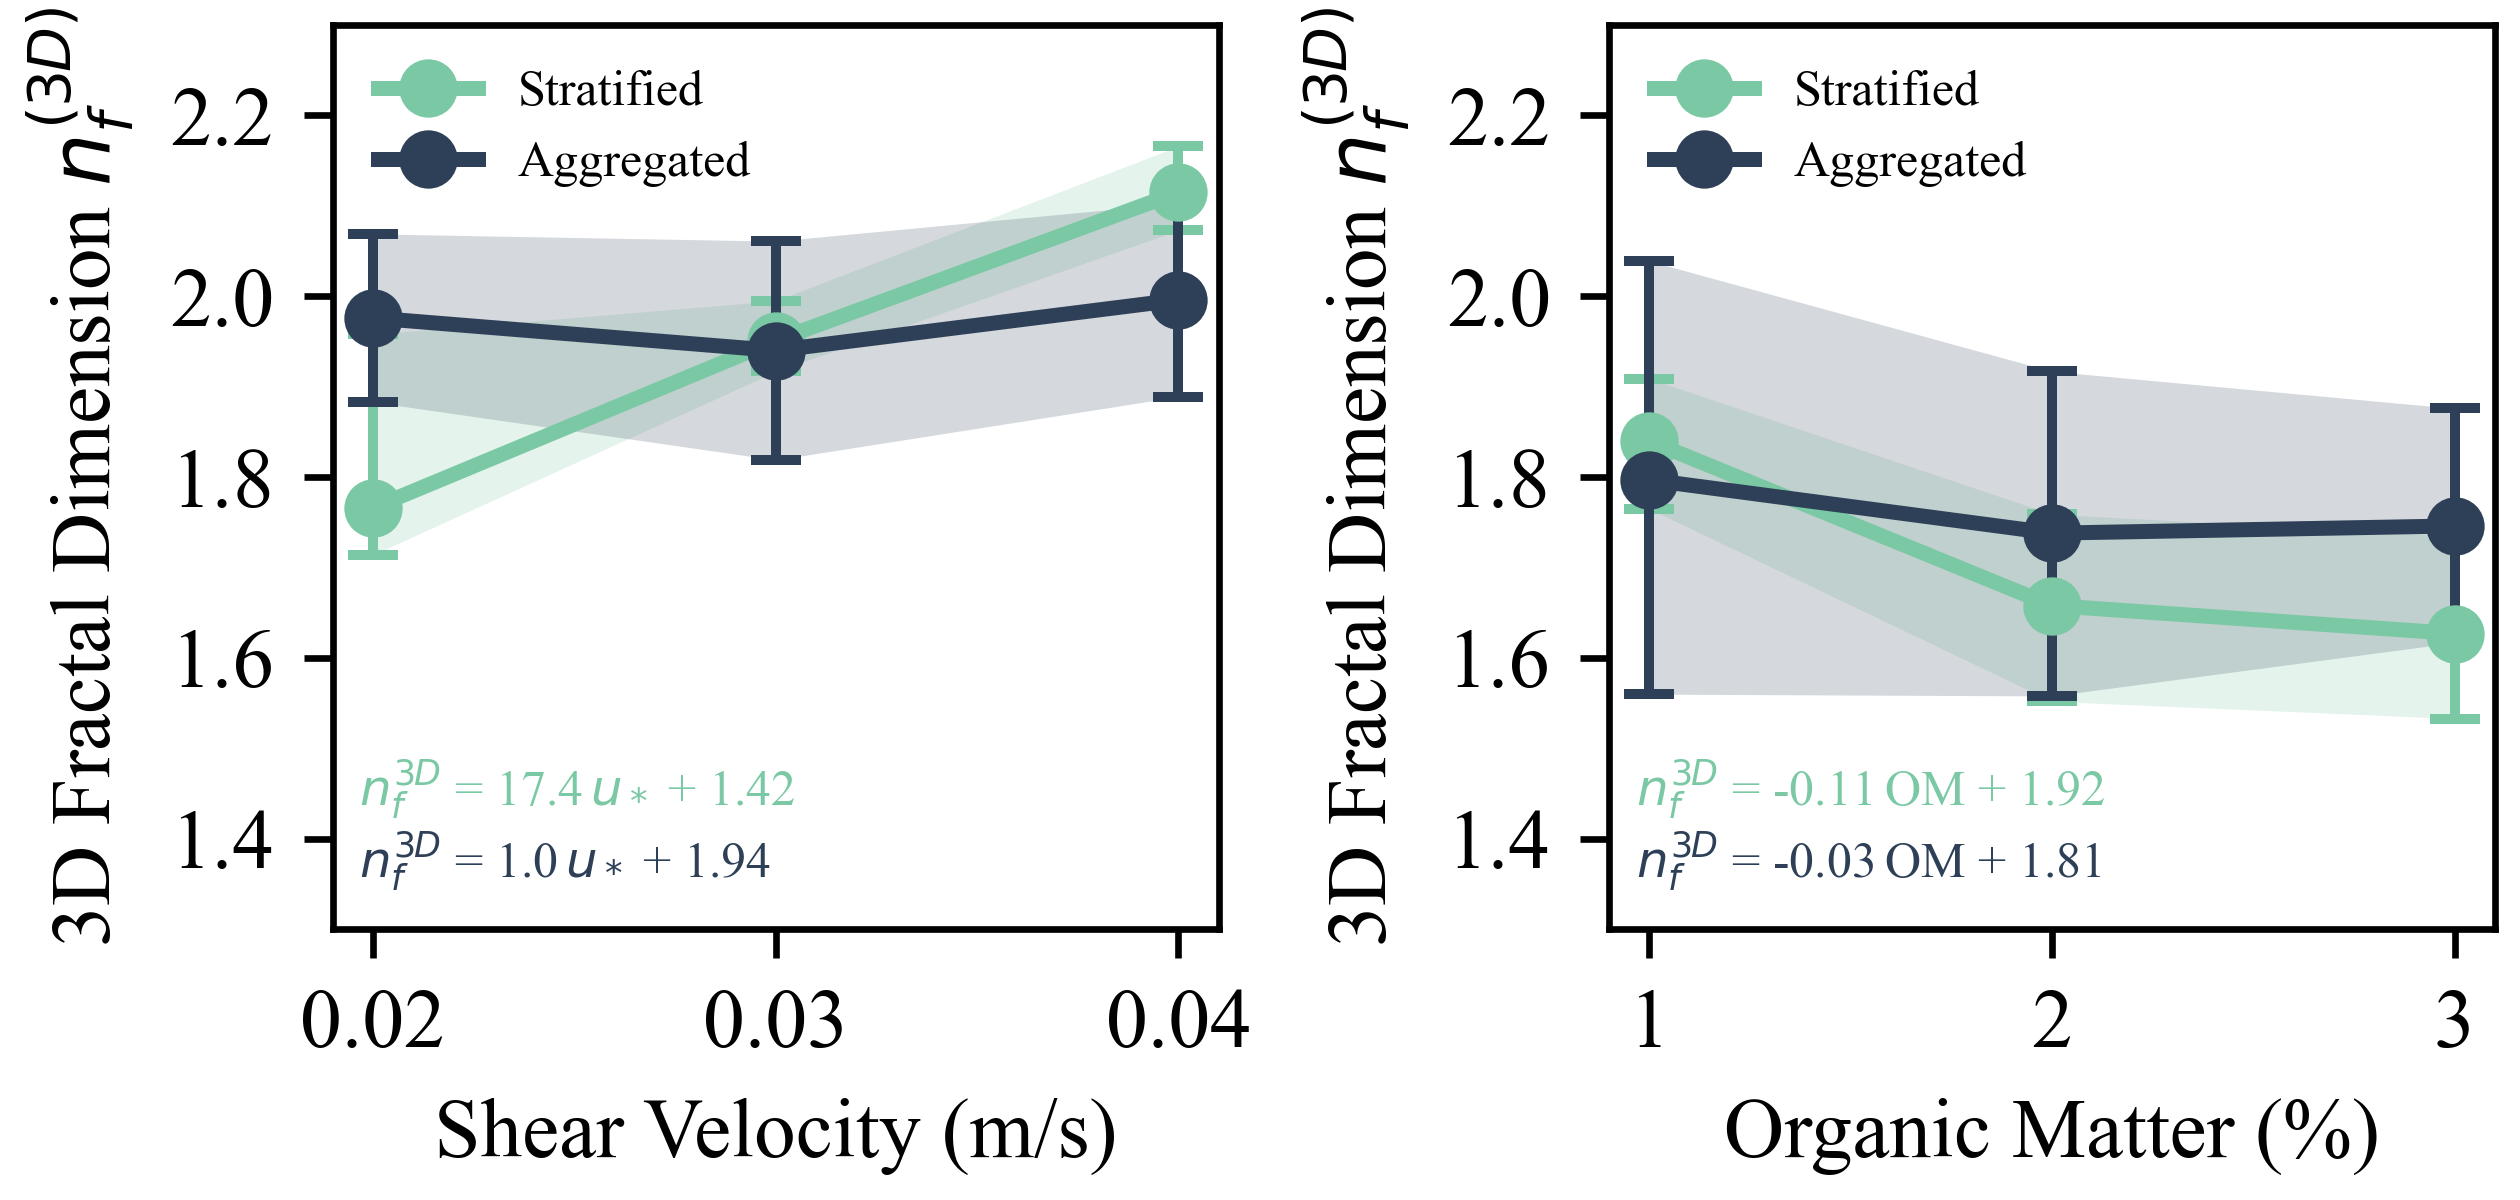

Here is the Python script that generated this plot:
#!/usr/bin/env python3
"""
Parameter-sweep comparison: 3D fractal dimension (Aggregated vs Stratified)
with uncertainty from MCMC analysis.
"""

import numpy as np
import matplotlib.pyplot as plt

plt.rcParams["font.family"] = "Times New Roman"

# ── Shear-velocity sweep (a) ──
shear_x = [0.02, 0.03, 0.04]  # m/s

# Global / "Aggregated"  — median [95% CI lo, hi]
#   LOWSHEAR: unchanged,  MIDSHEAR: unchanged,  HIGHSHEAR: unchanged
agg_shear   = np.array([1.976, 1.940, 1.996])
agg_sh_lo   = np.array([1.883, 1.819, 1.889])
agg_sh_hi   = np.array([2.069, 2.061, 2.103])

# Stratified — mean [25th, 75th percentile]
#   LOWSHEAR: excl bin 7,  MIDSHEAR: excl bin 0,  HIGHSHEAR: no excl
str_shear   = np.array([1.766, 1.951, 2.115])
str_sh_lo   = np.array([1.714, 1.917, 2.073])
str_sh_hi   = np.array([1.958, 1.995, 2.166])

# ── Organic-matter sweep (b) ──
om_x = [1, 2, 3]  # %

#   OM1: no excl,  OM2: excl bins 0,1,  OM3: excl bin 6
agg_om      = np.array([1.797, 1.738, 1.746])
agg_om_lo   = np.array([1.560, 1.558, 1.617])
agg_om_hi   = np.array([2.039, 1.917, 1.876])

str_om      = np.array([1.840, 1.658, 1.627])
str_om_lo   = np.array([1.765, 1.552, 1.533])
str_om_hi   = np.array([1.909, 1.759, 1.735])

# ── colours (match reference) ──
c_strat = "#7BC8A4"   # light green
c_agg   = "#2E4057"   # dark navy

# ── figure ──
fig, (ax_a, ax_b) = plt.subplots(1, 2, figsize=(4.2, 2.0),
                                  constrained_layout=True)

def plot_panel(ax, x, agg, agg_lo, agg_hi, strt, strt_lo, strt_hi,
               xlabel):
    # error bars: [point - lo, hi - point]
    agg_yerr = np.array([agg - agg_lo, agg_hi - agg])
    str_yerr = np.array([strt - strt_lo, strt_hi - strt])

    # uncertainty bands
    ax.fill_between(x, strt_lo, strt_hi, color=c_strat, alpha=0.20,
                    linewidth=0)
    ax.fill_between(x, agg_lo, agg_hi, color=c_agg, alpha=0.20,
                    linewidth=0)

    # lines
    ax.plot(x, strt, '-o', color=c_strat, ms=7, mec='none',
            lw=1.8, label="Stratified", zorder=10)
    ax.plot(x, agg,  '-o', color=c_agg,   ms=7, mec='none',
            lw=1.8, label="Aggregated", zorder=10)

    # error bars
    ax.errorbar(x, strt, yerr=str_yerr, fmt='none',
                ecolor=c_strat, capsize=3, capthick=1.2, lw=1.2, zorder=9)
    ax.errorbar(x, agg,  yerr=agg_yerr, fmt='none',
                ecolor=c_agg,   capsize=3, capthick=1.2, lw=1.2, zorder=9)

    ax.set_xlabel(xlabel)
    ax.set_ylabel(r"3D Fractal Dimension $n_f^{(3D)}$")
    ax.set_ylim(1.3, 2.3)
    ax.legend(fontsize=6, frameon=False, loc="upper left")

plot_panel(ax_a, shear_x, agg_shear, agg_sh_lo, agg_sh_hi,
           str_shear, str_sh_lo, str_sh_hi,
           "Shear Velocity (m/s)")
ax_a.set_xticks(shear_x)

plot_panel(ax_b, om_x, agg_om, agg_om_lo, agg_om_hi,
           str_om, str_om_lo, str_om_hi,
           "Organic Matter (%)")
ax_b.set_xticks(om_x)

# ── best-fit slopes ──
# Stratified
m_sh_s = np.polyfit(shear_x, str_shear, 1)[0]
m_om_s = np.polyfit(om_x, str_om, 1)[0]
# Aggregated
m_sh_a = np.polyfit(shear_x, agg_shear, 1)[0]
m_om_a = np.polyfit(om_x, agg_om, 1)[0]

# Intercepts
b_sh_s = np.polyfit(shear_x, str_shear, 1)[1]
b_sh_a = np.polyfit(shear_x, agg_shear, 1)[1]
b_om_s = np.polyfit(om_x, str_om, 1)[1]
b_om_a = np.polyfit(om_x, agg_om, 1)[1]

ax_a.text(0.03, 0.12,
          f"$n_f^{{3D}}$ = {m_sh_s:.1f}$\\,u_*$ + {b_sh_s:.2f}",
          transform=ax_a.transAxes, fontsize=6, ha="left", va="bottom",
          color=c_strat)
ax_a.text(0.03, 0.04,
          f"$n_f^{{3D}}$ = {m_sh_a:.1f}$\\,u_*$ + {b_sh_a:.2f}",
          transform=ax_a.transAxes, fontsize=6, ha="left", va="bottom",
          color=c_agg)
ax_b.text(0.03, 0.12,
          f"$n_f^{{3D}}$ = {m_om_s:.2f}$\\,$OM + {b_om_s:.2f}",
          transform=ax_b.transAxes, fontsize=6, ha="left", va="bottom",
          color=c_strat)
ax_b.text(0.03, 0.04,
          f"$n_f^{{3D}}$ = {m_om_a:.2f}$\\,$OM + {b_om_a:.2f}",
          transform=ax_b.transAxes, fontsize=6, ha="left", va="bottom",
          color=c_agg)

out = "/Users/braydennoh/Research/Floc/results/parameter_sweep.png"
fig.savefig(out, dpi=600)
out2 = "/Users/braydennoh/Research/Floc/results/parameter_sweep.svg"
fig.savefig(out2)
plt.close(fig)
print(f"Saved → {out}")
print(f"Saved → {out2}")
